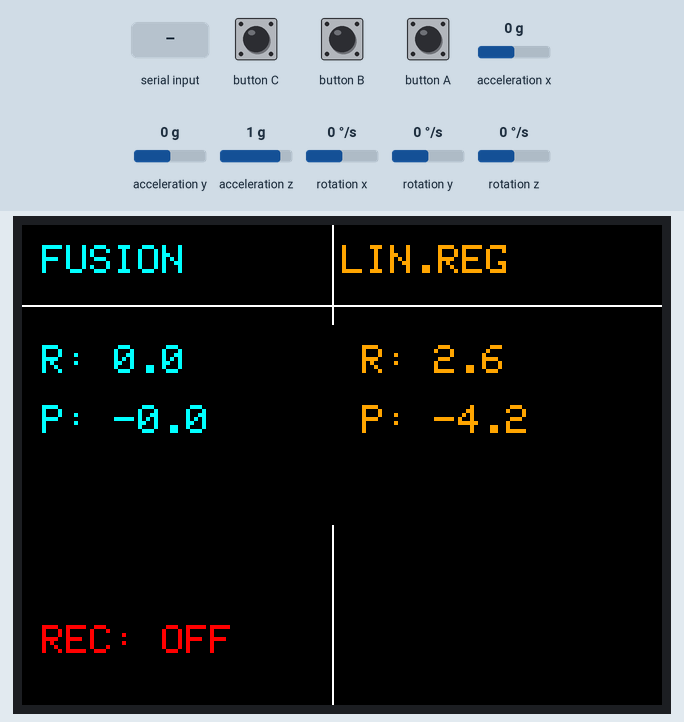
Recording of a sketch running on a simulated ESP32. Parts: 320×240 colour display. The inputs (shaded band) are chosen by the test bench; at power-on: rotation z 0 °/s, acceleration x 0 g, acceleration y 0 g, acceleration z 1 g, rotation x 0 °/s, rotation y 0 °/s. Storage starts empty; what the sketch prints to the serial monitor is not drawn.

Above: at 1.4 s.
1.5 s: "s" received over Serial
At 2.2 s:
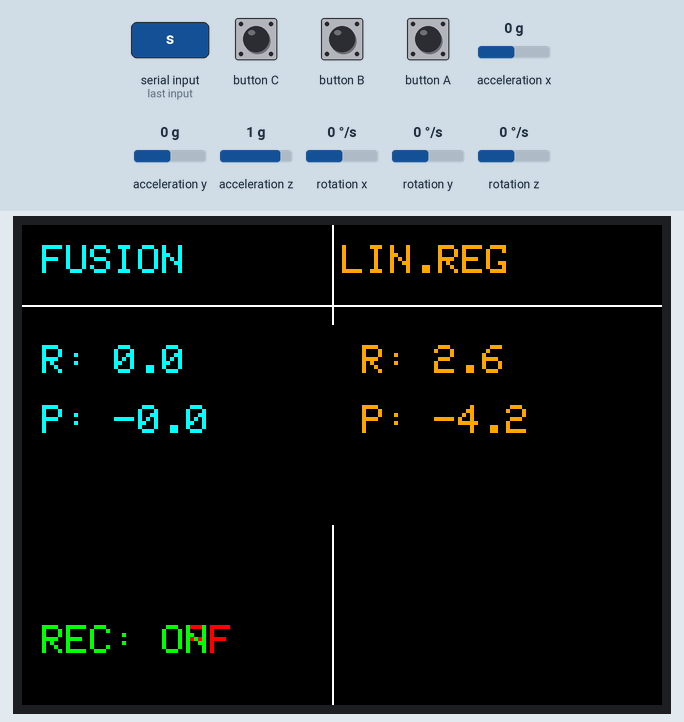
4.5 s: rotation z set to -192 °/s
At 5.6 s:
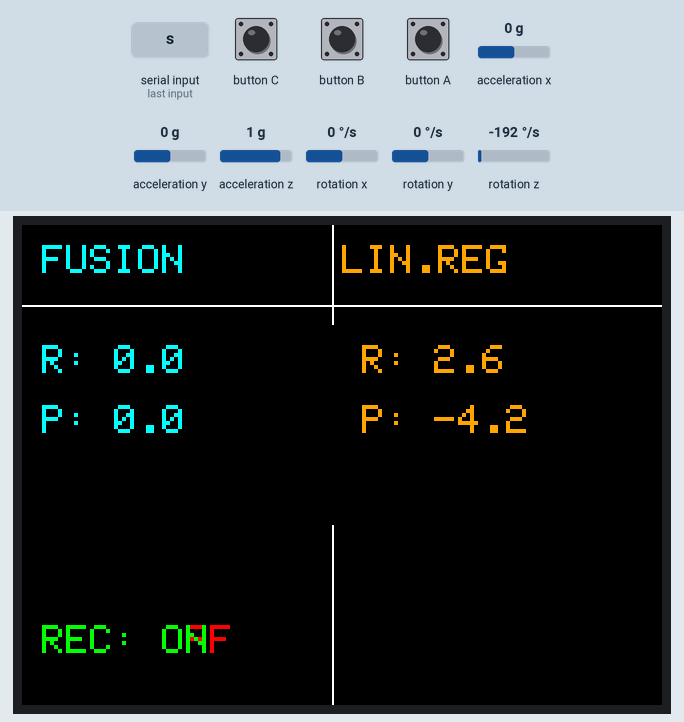
7.5 s: acceleration x set to -1.4 g
At 7.7 s:
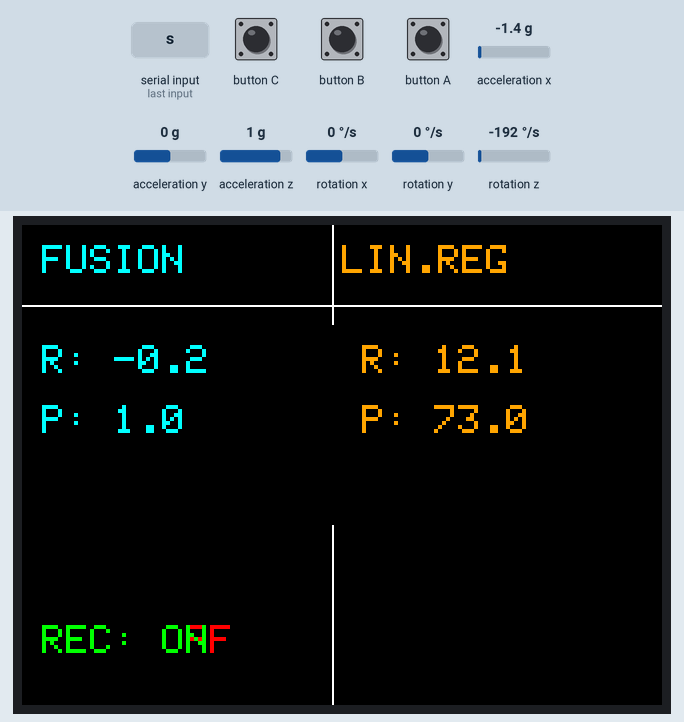
9.0 s: button C pressed for 0.15 s
At 9.21 s:
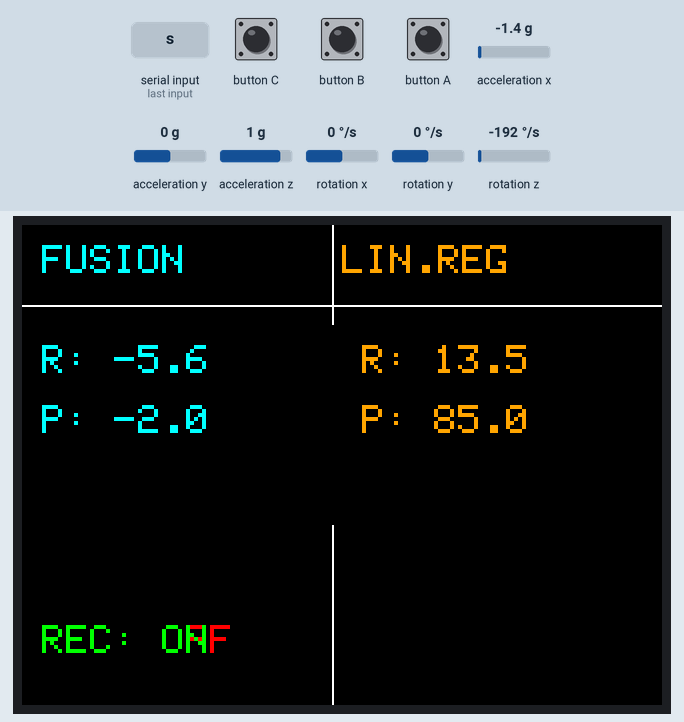
9.7 s: acceleration y set to -1.4 g
At 9.85 s:
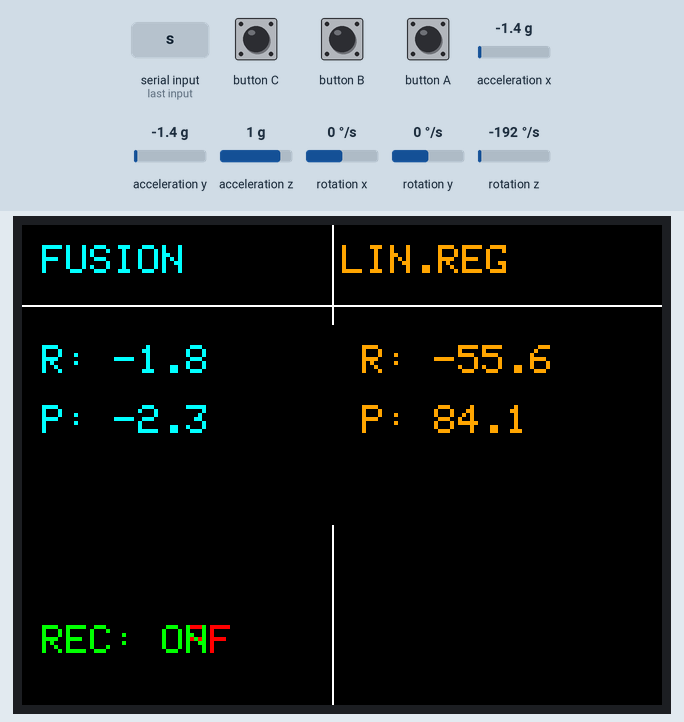
11.3 s: acceleration z set to -0.8 g
At 11.44 s:
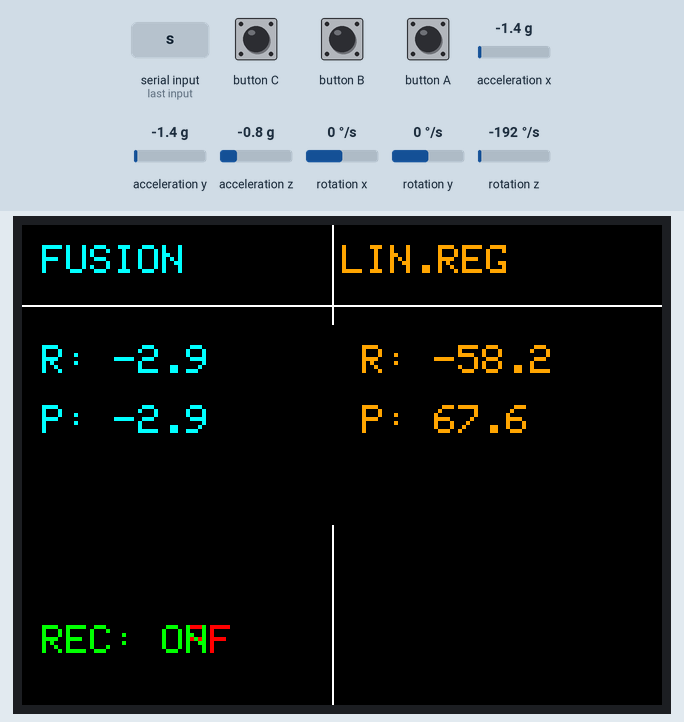
Timing chart, 0 to 13.8 s (numbered marks = the images above; inputs shaded):
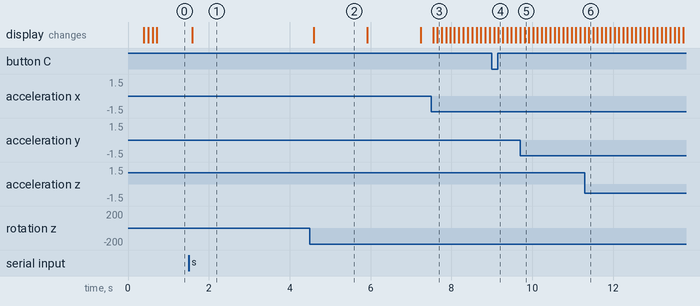

Measured:
- after the input at 1.5 s, the display: changes after 0.09 s (image 1)
- after the input at 4.5 s, the display: changes after 0.10 s (image 2)
- after the input at 7.5 s, the display: first changes after 0.05 s (image 3 shows a later state)
- what the display in image 2 shows lasts 1.3 s, from 4.6 s to 5.9 s

The sketch:

IMU_SD_ST_LR_Inference.ino
```cpp
#include <M5Unified.h>
#include <MadgwickAHRS.h>
#include <SD.h>

// --- CONFIGURATION ---
Madgwick filter;
const float SENSOR_RATE = 100.0f;
unsigned long last_update = 0;
bool is_recording = false;

// --- SENSOR VARIABLES ---
float ax, ay, az;
float gx, gy, gz;
float ax_s = 0, ay_s = 0, az_s = 0; // Smoothed Accel
float gx_s = 0, gy_s = 0, gz_s = 0; // Smoothed Gyro
const float ALPHA = 0.2;            // Smoothing Factor

// --- FUSION VARIABLES (Ground Truth) ---
float roll, pitch, yaw;

// --- LINEAR REGRESSION MODEL (From Python) ---
// Formula: y = (w1 * ax) + (w2 * ay) + (w3 * az) + intercept

// Roll Coefficients
const float R_W_AX = -7.79178;
const float R_W_AY = 59.29750;
const float R_W_AZ = -7.94485;
const float R_Bias = 10.57404;

// Pitch Coefficients
const float P_W_AX = -63.72033;
const float P_W_AY = 0.72477;
const float P_W_AZ = 11.50674;
const float P_Bias = -15.72815;

// LR Output Variables
float roll_lr = 0;
float pitch_lr = 0;

File logFile;

void setup() {
  auto cfg = M5.config();
  cfg.serial_baudrate = 115200;
  cfg.internal_spk = false;
  cfg.internal_mic = false;
  M5.begin(cfg);

  M5.Imu.begin();
  filter.begin(SENSOR_RATE);

  // Init SD
  if (!SD.begin(GPIO_NUM_4, SPI, 25000000)) {
    M5.Display.println("SD Failed!");
  }

  // Setup Screen Layout
  M5.Display.setTextSize(2);
  M5.Display.fillScreen(BLACK);

  // Static Labels
  M5.Display.setCursor(10, 10);
  M5.Display.setTextColor(CYAN); M5.Display.print("FUSION");
  M5.Display.setCursor(160, 10);
  M5.Display.setTextColor(ORANGE); M5.Display.print("LIN.REG");

  M5.Display.drawLine(155, 0, 155, 240, WHITE); // Vertical Separator
  M5.Display.drawLine(0, 40, 320, 40, WHITE);   // Header Separator

  Serial.println("timestamp,roll_fusion,pitch_fusion,roll_lr,pitch_lr");
}

void loop() {
  M5.update();

  // --- UART RECORDING TRIGGER ---
  if (Serial.available()) {
    char cmd = Serial.read();
    if (cmd == 's' || cmd == 'S') {
      is_recording = !is_recording;
      // Note: We aren't redrawing the full screen here to keep the UI clean
      // You can add a small indicator icon if needed.
    }
  }

  // --- 100Hz LOOP ---
  if (millis() - last_update >= (1000.0 / SENSOR_RATE)) {
    last_update = millis();
    unsigned long ts = millis();

    // 1. Get Raw Data
    M5.Imu.getAccelData(&ax, &ay, &az);
    M5.Imu.getGyroData(&gx, &gy, &gz);

    // 2. Smooth Data (Low Pass Filter)
    ax_s = (ALPHA * ax) + ((1.0 - ALPHA) * ax_s);
    ay_s = (ALPHA * ay) + ((1.0 - ALPHA) * ay_s);
    az_s = (ALPHA * az) + ((1.0 - ALPHA) * az_s);

    gx_s = (ALPHA * gx) + ((1.0 - ALPHA) * gx_s);
    gy_s = (ALPHA * gy) + ((1.0 - ALPHA) * gy_s);
    gz_s = (ALPHA * gz) + ((1.0 - ALPHA) * gz_s);

    // 3. Fusion Algorithm (Ground Truth)
    filter.updateIMU(gx, gy, gz, ax, ay, az);
    roll  = filter.getRoll();
    pitch = filter.getPitch();
    yaw   = filter.getYaw();

    // 4. LINEAR REGRESSION INFERENCE (The AI Part)
    // Roll Prediction
    roll_lr = (R_W_AX * ax_s) + (R_W_AY * ay_s) + (R_W_AZ * az_s) + R_Bias;

    // Pitch Prediction
    pitch_lr = (P_W_AX * ax_s) + (P_W_AY * ay_s) + (P_W_AZ * az_s) + P_Bias;

    // 5. UPDATE DISPLAY (Every 100ms approx to avoid flicker, or use sprite)
    // Using simple overwrite for code clarity
    static unsigned long last_draw = 0;
    if (millis() - last_draw > 100) {
        last_draw = millis();

        // Clear previous values area (Partial clear is faster)
        M5.Display.fillRect(0, 50, 320, 100, BLACK);

        // -- FUSION COLUMN (Left) --
        M5.Display.setTextColor(CYAN);
        M5.Display.setCursor(10, 60);
        M5.Display.printf("R: %.1f", roll);
        M5.Display.setCursor(10, 90);
        M5.Display.printf("P: %.1f", pitch);

        // -- LIN.REG COLUMN (Right) --
        M5.Display.setTextColor(ORANGE);
        M5.Display.setCursor(170, 60);
        M5.Display.printf("R: %.1f", roll_lr);
        M5.Display.setCursor(170, 90);
        M5.Display.printf("P: %.1f", pitch_lr);

        // Recording Status at bottom
        M5.Display.setCursor(10, 200);
        M5.Display.setTextColor(is_recording ? GREEN : RED);
        M5.Display.print(is_recording ? "REC: ON " : "REC: OFF");
    }

    // 6. SERIAL STREAM
    Serial.printf("%lu,%.2f,%.2f,%.2f,%.2f\n", ts, roll, pitch, roll_lr, pitch_lr);

    // 7. LOGGING
    if (is_recording && logFile) {
       // Re-open if closed logic or keep open strategy
       logFile = SD.open("/lr_log.csv", FILE_APPEND);
       if (logFile) {
          logFile.printf("%lu,%.2f,%.2f,%.2f,%.2f\n", ts, roll, pitch, roll_lr, pitch_lr);
          logFile.close();
       }
    }
  }
}
```
